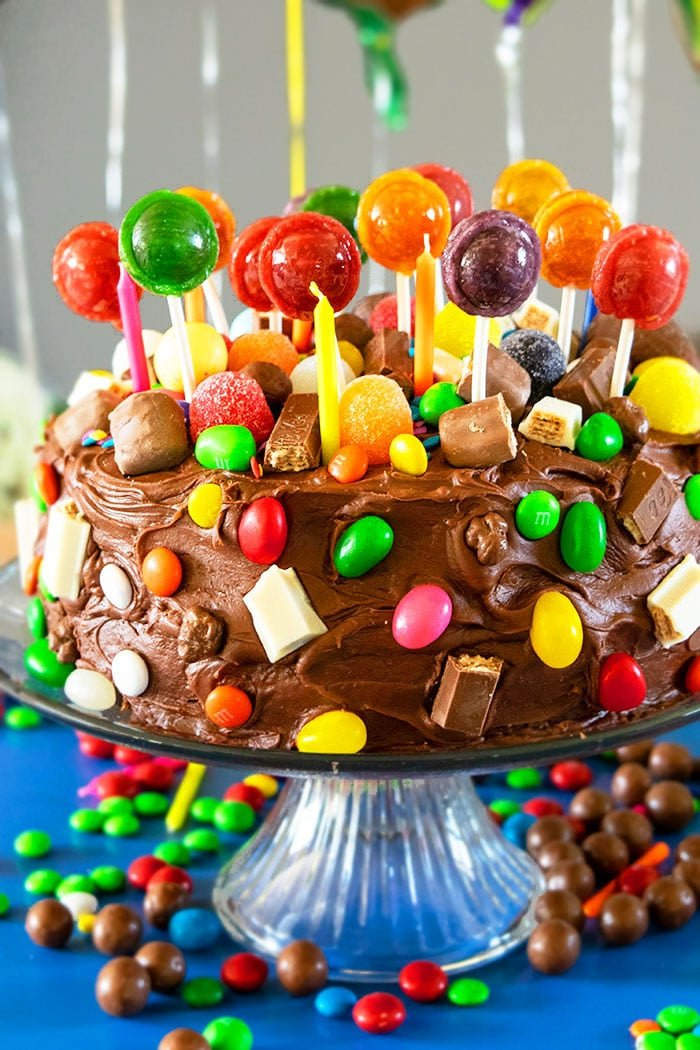
#> input picture pics/cake.jpeg, 700 x 1050 px, found by its file name
$ jupyter execute Computer_vision.ipynb   (shell and % lines are left out)
#> lines starting #> are read from the running program, lines starting #| are printed output that depends on the picture; after the words box and inside, x2 and y2 are one past the last pixel; in counts of white or black regions, pixels touching at a corner belong together
<a href="https://colab.research.google.com/github/Simar2407/Machine_learning/blob/main/Computer_vision.ipynb" target="_parent"></a>

Load and display the image

[cell 1]
import cv2
from google.colab.patches import cv2_imshow
image=cv2.imread("https://github.com/Simar2407/Machine_learning/blob/main/pics/cake.jpeg")
#> image is the input picture: shape (1050, 700, 3); mean B, G, R 103.9, 127.8, 140.9
cv2_imshow(image)
cv2.imwrite("cake.jpeg",image)
#> Out = True

[cell 2]
import numpy as np
canvas=np.ones((500,500,3), dtype="uint8")*255
black=(0,0,0)
cv2.line(canvas,(0,0),(400,400),black,3)
cv2_imshow(canvas)
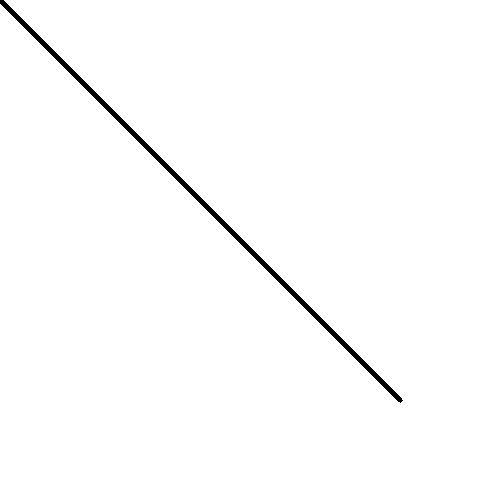
#> shown: shape (500, 500, 3); 98.9% white; 1 black region, box (x1, y1, x2, y2) and area: (0, 0, 403, 403) 2804

[cell 3]
import numpy as np
canvas=np.ones((500,500,3), dtype="uint8")*255
red=[0,0,255]
cv2.rectangle(canvas,(200,200),(400,400),red,3)
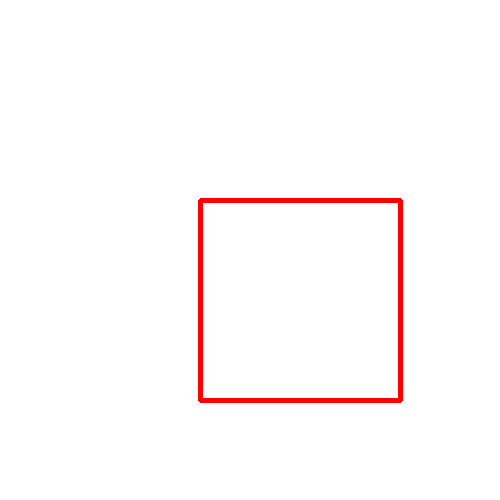
#> canvas: shape (500, 500, 3); mean of channels 0, 1, 2 250.9, 250.9, 255; drawn as B, G, R
cv2_imshow(canvas)
